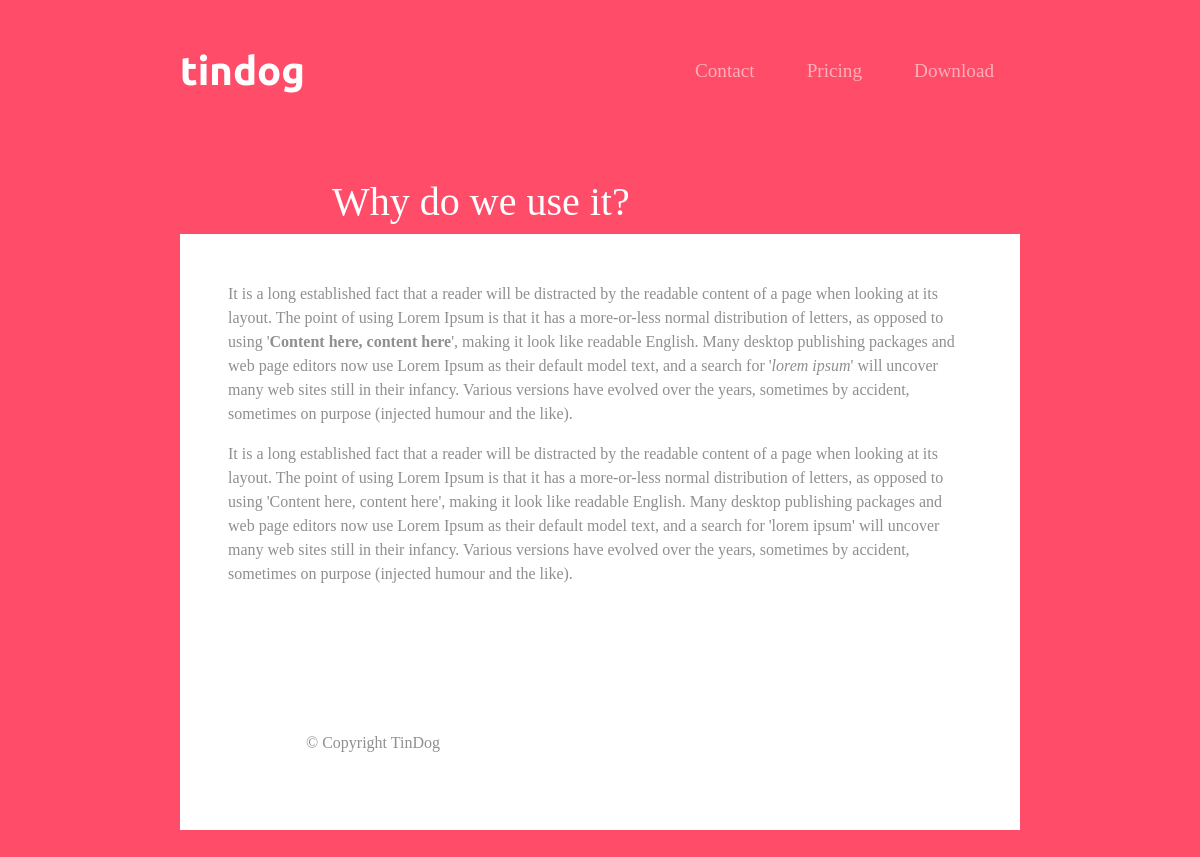
/newsdetails/2, run on the app's committed database.
### news/models.py (models this page shows)
class News(models.Model):
    news_title = models.CharField(max_length=100)
    news_desc = HTMLField()

### wscubetech/views.py (the view)
# urls.py: path('newsdetails/<id>',views.newsDetails),
def newsDetails(request,id):
     newsDetails = News.objects.get(id=id)
     data = {
         'newsDetails':newsDetails
     }
     return render(request,"newsdetails.html",data)

### templates/newsdetails.html
{% extends "base.html" %}
    {% block content %}
            <section class="feature-area section-gap" id="secvice">
                <div class="container">
                    <div class="row d-flex justify-content-center">
                        <div class="menu-content pb-60 col-lg-8">
                            <div class="title text-centre">
                                <h1 class="mb-10">{{newsDetails.news_title}}</h1>
                            </div>
                        </div>
                    </div>
                </div>
                <div class="row">
                    <div class="col-12">
                        <div class="bg-white p-5">
                            {{newsDetails.news_desc | safe}}
                        </div>
                    </div>
                </div>
            </section>
            {% endblock %}

### static/styles2.css (style rules this page uses)
body { font-family: "Montserrat-bold"; text-align: center; }
h1, h2, h3, h4, h5, h6 { font-family: "Montserrat-Bold"; }
p { color: #8f8f8f; }

### data on the page
News: news_title "Why do we use it?", news_desc "It is a long established fact that a reader will be distracted by the readable content of a page when looking at its layout. The point of using Lorem Ipsum is that it has a more-or-less normal distribution of letters, as opposed to using ' Content here, content here ', making it look like readable English. Many desktop publishing packages and web page editors now use Lorem Ipsum as their default model text, and a search for ' lorem ipsum ' will uncover many web sites still in their infancy. Various versions have evolved over the years, sometimes by accident, sometimes on purpose (injected humour and the like). It is a long established fact that a reader will be distracted by the readable…"
